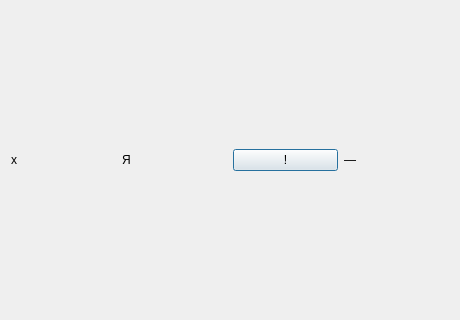
<?xml version="1.0" encoding="UTF-8"?>
<ui version="4.0"><class>Dialog</class><widget class="QDialog" name="Dialog"><property name="geometry"><rect><x>0</x><y>0</y><width>460</width><height>320</height></rect></property><property name="windowTitle"><string>#091 text/176_single_char</string></property><layout class="QVBoxLayout" name="verticalLayout"><property name="leftMargin"><number>11</number></property><property name="topMargin"><number>11</number></property><property name="rightMargin"><number>11</number></property><property name="bottomMargin"><number>11</number></property><property name="spacing"><number>6</number></property><item><layout class="QHBoxLayout" name="row"><property name="leftMargin"><number>0</number></property><property name="topMargin"><number>0</number></property><property name="rightMargin"><number>0</number></property><property name="bottomMargin"><number>0</number></property><property name="spacing"><number>6</number></property><item><widget class="QLabel" name="l1"><property name="text"><string>x</string></property></widget></item><item><widget class="QLabel" name="l2"><property name="text"><string>Я</string></property></widget></item><item><widget class="QPushButton" name="b1"><property name="text"><string>!</string></property></widget></item><item><widget class="QLabel" name="l3"><property name="text"><string>—</string></property></widget></item></layout></item></layout></widget></ui>
